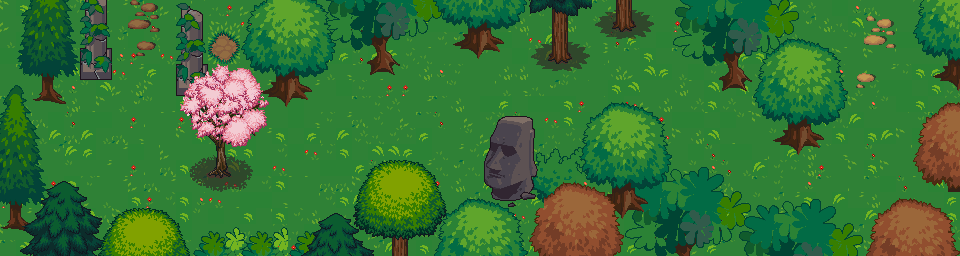

A 2D game scene composited from a Tiled map and its tileset images. What follows is a short description and the map's XML, with each tile layer's data collapsed to a summary:
An orthogonal 60x16 tile map with 16x16 px tiles, 3 tile layers (ground, top1, top2), 6 tilesets and 8 objects.

<map version="1.0" orientation="orthogonal" renderorder="right-down" width="60" height="16" tilewidth="16" tileheight="16" nextobjectid="196">
 <tileset firstgid="1" name="terrain_atlas" tilewidth="16" tileheight="16" tilecount="4096" columns="64">
  <image source="tilesets/terrain_atlas.png" width="1024" height="1024" />
 </tileset>
 <tileset firstgid="4097" name="base_out_atlas" tilewidth="16" tileheight="16" tilecount="4096" columns="64">
  <image source="tilesets/base_out_atlas.png" width="1024" height="1024" />
 </tileset>
 <tileset firstgid="8193" name="plant repack" tilewidth="16" tileheight="16" tilecount="676" columns="26">
  <image source="tilesets/plant repack.png" width="416" height="416" />
 </tileset>
 <tileset firstgid="8869" name="town" tilewidth="16" tileheight="16" tilecount="1024" columns="32">
  <image source="tilesets/town.png" width="512" height="512" />
 </tileset>
 <tileset firstgid="9893" name="build_atlas" tilewidth="16" tileheight="16" tilecount="4096" columns="64">
  <image source="tilesets/build_atlas.png" width="1024" height="1024" />
 </tileset>
 <tileset firstgid="13989" name="obj_misk_atlas" tilewidth="16" tileheight="16" tilecount="4096" columns="64">
  <image source="tilesets/obj_misk_atlas.png" width="1024" height="1024" />
 </tileset>
 <layer name="ground" width="60" height="16">
  <data>[960 cells, 960 non-empty, 47 distinct tile ids]</data>
 </layer>
 <layer name="top1" width="60" height="16">
  <data>[960 cells, 408 non-empty, 289 distinct tile ids]</data>
 </layer>
 <layer name="top2" width="60" height="16">
  <data>[960 cells, 386 non-empty, 195 distinct tile ids]</data>
 </layer>
 <objectgroup name="barrieren">
  <object id="188" x="112" y="0">
   <polyline points="0,0 0,80 -32,80 -80,112 -64,176 -48,176 0,224 32,208 64,224 80,240 128,224 208,224 240,192 288,160 336,208 368,192 368,144 400,112 416,128 432,144 464,144 496,112 544,112 560,176 608,176 640,208 720,208 752,224 800,192 816,112 832,96 832,64 800,32 800,0" />
  </object>
  <object id="189" x="176" y="0">
   <polyline points="0,0 0,96 28.5,140 32,160 48,176 64,160 64,144 96,112 144,80 160,48 176,48 208,64 224,48 256,32 288,48 320,48 352,16 384,64 400,48 400,16 448,32 464,16 496,16 528,64 560,80 592,112 624,144 672,112 656,48 624,32 624,0" />
  </object>
 </objectgroup>
 <objectgroup name="schatztruhen" />
 <objectgroup name="enemyHumanoid">
  <object id="194" x="387" y="83" width="16" height="16">
   <properties>
    <property name="typ" value="raider-2" />
   </properties>
  </object>
  <object id="195" x="80" y="144" width="16" height="16">
   <properties>
    <property name="typ" value="raider-1" />
   </properties>
  </object>
 </objectgroup>
 <objectgroup name="areaborder">
  <object id="191" x="112" y="0">
   <properties>
    <property name="ausgang" value="west" />
    <property name="nextMap" value="10" />
   </properties>
   <polyline points="0,0 64,0" />
  </object>
  <object id="193" x="800" y="0">
   <properties>
    <property name="ausgang" value="nord" />
    <property name="nextMap" value="8" />
   </properties>
   <polyline points="0,0 112,0" />
  </object>
 </objectgroup>
 <objectgroup name="startpunkt">
  <object id="136" x="144" y="16" width="16" height="16">
   <properties>
    <property name="start" value="west" />
   </properties>
  </object>
  <object id="190" x="864" y="16" width="16" height="16">
   <properties>
    <property name="start" value="nord" />
   </properties>
  </object>
 </objectgroup>
</map>
